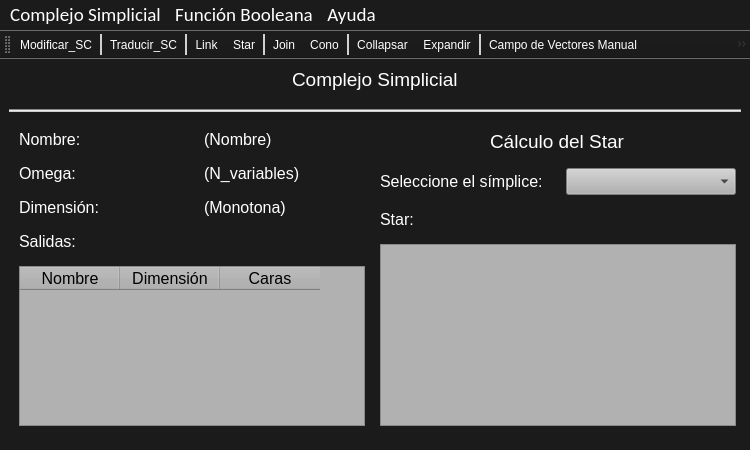
<?xml version="1.0" encoding="UTF-8"?>
<ui version="4.0">
 <class>TFG</class>
 <widget class="QMainWindow" name="TFG">
  <property name="geometry">
   <rect>
    <x>0</x>
    <y>0</y>
    <width>750</width>
    <height>450</height>
   </rect>
  </property>
  <property name="sizePolicy">
   <sizepolicy hsizetype="Preferred" vsizetype="Preferred">
    <horstretch>0</horstretch>
    <verstretch>0</verstretch>
   </sizepolicy>
  </property>
  <property name="font">
   <font>
    <family>Arial</family>
    <pointsize>20</pointsize>
   </font>
  </property>
  <property name="windowTitle">
   <string>TFG Pablo Ascorbe</string>
  </property>
  <property name="windowIcon">
   <iconset>
    <normaloff>../Recursos/icono.ico</normaloff>../Recursos/icono.ico</iconset>
  </property>
  <property name="styleSheet">
   <string notr="true">QWidget{
background-image: url(:/images/fondo.png);
background-color: rgb(27, 27, 27);
color: rgb(255, 255, 255);
}

QToolBar QToolButton{
color: rgb(255, 255, 255);
background-color:transparent;}

QToolBar QToolButton:hover{
	background-color: rgb(100, 100, 100);
}

QToolBar::separator{
	background-color: rgb(208, 208, 208);
	width: 2px;
}


QMenuBar::item:selected{
	background-color: rgb(100, 100, 100);
}

QMenu::item:selected{
	background-color: rgb(100, 100, 100);
}
</string>
  </property>
  <widget class="QWidget" name="centralwidget">
   <property name="enabled">
    <bool>true</bool>
   </property>
   <layout class="QGridLayout" name="gridLayout_2">
    <property name="sizeConstraint">
     <enum>QLayout::SetDefaultConstraint</enum>
    </property>
    <property name="horizontalSpacing">
     <number>11</number>
    </property>
    <property name="verticalSpacing">
     <number>18</number>
    </property>
    <item row="1" column="0">
     <widget class="Line" name="line">
      <property name="styleSheet">
       <string notr="true">background-color: rgb(204, 204, 204);</string>
      </property>
      <property name="orientation">
       <enum>Qt::Horizontal</enum>
      </property>
     </widget>
    </item>
    <item row="0" column="0" alignment="Qt::AlignHCenter">
     <widget class="QLabel" name="label_2">
      <property name="maximumSize">
       <size>
        <width>16777215</width>
        <height>30</height>
       </size>
      </property>
      <property name="font">
       <font>
        <pointsize>14</pointsize>
       </font>
      </property>
      <property name="text">
       <string>Complejo Simplicial</string>
      </property>
     </widget>
    </item>
    <item row="2" column="0">
     <layout class="QHBoxLayout" name="horizontalLayout" stretch="1,1">
      <item>
       <layout class="QGridLayout" name="gridLayout_fijo">
        <property name="leftMargin">
         <number>10</number>
        </property>
        <property name="rightMargin">
         <number>10</number>
        </property>
        <property name="bottomMargin">
         <number>15</number>
        </property>
        <property name="horizontalSpacing">
         <number>24</number>
        </property>
        <property name="verticalSpacing">
         <number>15</number>
        </property>
        <item row="0" column="1">
         <widget class="QLabel" name="label_nombre_sc">
          <property name="font">
           <font>
            <pointsize>12</pointsize>
           </font>
          </property>
          <property name="text">
           <string>(Nombre)</string>
          </property>
         </widget>
        </item>
        <item row="1" column="1">
         <widget class="QLabel" name="label_omega">
          <property name="font">
           <font>
            <pointsize>12</pointsize>
           </font>
          </property>
          <property name="text">
           <string>(N_variables)</string>
          </property>
         </widget>
        </item>
        <item row="3" column="0" colspan="2">
         <widget class="QLabel" name="label_3">
          <property name="font">
           <font>
            <pointsize>12</pointsize>
           </font>
          </property>
          <property name="text">
           <string>Salidas:</string>
          </property>
         </widget>
        </item>
        <item row="0" column="0">
         <widget class="QLabel" name="label">
          <property name="font">
           <font>
            <pointsize>12</pointsize>
           </font>
          </property>
          <property name="text">
           <string>Nombre:</string>
          </property>
         </widget>
        </item>
        <item row="1" column="0">
         <widget class="QLabel" name="label_4">
          <property name="font">
           <font>
            <pointsize>12</pointsize>
           </font>
          </property>
          <property name="text">
           <string>Omega:</string>
          </property>
         </widget>
        </item>
        <item row="2" column="1">
         <widget class="QLabel" name="label_dimension">
          <property name="font">
           <font>
            <pointsize>12</pointsize>
           </font>
          </property>
          <property name="text">
           <string>(Monotona)</string>
          </property>
         </widget>
        </item>
        <item row="2" column="0">
         <widget class="QLabel" name="label_5">
          <property name="font">
           <font>
            <pointsize>12</pointsize>
           </font>
          </property>
          <property name="text">
           <string>Dimensión:</string>
          </property>
         </widget>
        </item>
        <item row="4" column="0" colspan="2">
         <widget class="QTableWidget" name="tableWidget">
          <property name="styleSheet">
           <string notr="true">color: rgb(0, 0, 0);
background-color: rgb(177, 177, 177);</string>
          </property>
          <column>
           <property name="text">
            <string>Nombre</string>
           </property>
           <property name="font">
            <font>
             <pointsize>12</pointsize>
            </font>
           </property>
          </column>
          <column>
           <property name="text">
            <string>Dimensión</string>
           </property>
           <property name="font">
            <font>
             <pointsize>12</pointsize>
            </font>
           </property>
          </column>
          <column>
           <property name="text">
            <string>Caras</string>
           </property>
           <property name="font">
            <font>
             <pointsize>12</pointsize>
            </font>
           </property>
          </column>
         </widget>
        </item>
       </layout>
      </item>
      <item>
       <layout class="QGridLayout" name="gridLayout_dinamico">
        <property name="leftMargin">
         <number>5</number>
        </property>
        <property name="rightMargin">
         <number>5</number>
        </property>
        <property name="bottomMargin">
         <number>15</number>
        </property>
        <property name="spacing">
         <number>15</number>
        </property>
        <item row="1" column="0" rowspan="2">
         <widget class="QLabel" name="label_7">
          <property name="font">
           <font>
            <pointsize>12</pointsize>
           </font>
          </property>
          <property name="text">
           <string>Seleccione el símplice:</string>
          </property>
         </widget>
        </item>
        <item row="4" column="0" colspan="2">
         <widget class="QListWidget" name="list_sim_star">
          <property name="font">
           <font>
            <pointsize>12</pointsize>
           </font>
          </property>
          <property name="styleSheet">
           <string notr="true">color: rgb(0, 0, 0);
background-color: rgb(177, 177, 177);</string>
          </property>
          <property name="alternatingRowColors">
           <bool>true</bool>
          </property>
         </widget>
        </item>
        <item row="3" column="0" colspan="2">
         <widget class="QLabel" name="label_8">
          <property name="font">
           <font>
            <pointsize>12</pointsize>
           </font>
          </property>
          <property name="text">
           <string>Star:</string>
          </property>
         </widget>
        </item>
        <item row="0" column="0" colspan="2" alignment="Qt::AlignHCenter">
         <widget class="QLabel" name="label_6">
          <property name="font">
           <font>
            <pointsize>14</pointsize>
           </font>
          </property>
          <property name="text">
           <string>Cálculo del Star</string>
          </property>
         </widget>
        </item>
        <item row="1" column="1" rowspan="2">
         <widget class="QComboBox" name="comboBox_sim_star">
          <property name="font">
           <font>
            <pointsize>12</pointsize>
           </font>
          </property>
          <property name="styleSheet">
           <string notr="true">color: rgb(0, 0, 0);
background-color: rgb(177, 177, 177);</string>
          </property>
         </widget>
        </item>
       </layout>
      </item>
     </layout>
    </item>
   </layout>
  </widget>
  <widget class="QMenuBar" name="menubar">
   <property name="geometry">
    <rect>
     <x>0</x>
     <y>0</y>
     <width>750</width>
     <height>29</height>
    </rect>
   </property>
   <property name="font">
    <font>
     <family>Calibri</family>
     <pointsize>14</pointsize>
    </font>
   </property>
   <widget class="QMenu" name="menuComplejo_Simplicial">
    <property name="font">
     <font>
      <family>MS Shell Dlg 2</family>
      <pointsize>12</pointsize>
     </font>
    </property>
    <property name="title">
     <string>Complejo Simplicial</string>
    </property>
    <addaction name="actionNuevo_sc"/>
    <addaction name="actionCargar_sc"/>
    <addaction name="actionGuardar_sc"/>
    <addaction name="actionListar_sc"/>
   </widget>
   <widget class="QMenu" name="menuFunci_n_Booleana">
    <property name="font">
     <font>
      <family>MS Shell Dlg 2</family>
      <pointsize>12</pointsize>
     </font>
    </property>
    <property name="title">
     <string>Función Booleana</string>
    </property>
    <addaction name="actionNuevo_bf"/>
    <addaction name="actionCargar_bf"/>
    <addaction name="actionGuardar_bf"/>
    <addaction name="actionListar_bf"/>
   </widget>
   <widget class="QMenu" name="menuAyuda">
    <property name="font">
     <font>
      <family>MS Shell Dlg 2</family>
      <pointsize>12</pointsize>
     </font>
    </property>
    <property name="title">
     <string>Ayuda</string>
    </property>
    <addaction name="actionAyuda"/>
    <addaction name="separator"/>
    <addaction name="actionAcerca"/>
   </widget>
   <addaction name="menuComplejo_Simplicial"/>
   <addaction name="menuFunci_n_Booleana"/>
   <addaction name="menuAyuda"/>
  </widget>
  <widget class="QToolBar" name="toolBar">
   <property name="minimumSize">
    <size>
     <width>0</width>
     <height>0</height>
    </size>
   </property>
   <property name="windowTitle">
    <string>toolBar</string>
   </property>
   <property name="orientation">
    <enum>Qt::Horizontal</enum>
   </property>
   <property name="iconSize">
    <size>
     <width>32</width>
     <height>32</height>
    </size>
   </property>
   <property name="floatable">
    <bool>true</bool>
   </property>
   <attribute name="toolBarArea">
    <enum>TopToolBarArea</enum>
   </attribute>
   <attribute name="toolBarBreak">
    <bool>false</bool>
   </attribute>
   <addaction name="actionModificar_SC"/>
   <addaction name="separator"/>
   <addaction name="actionTraducir_SC"/>
   <addaction name="separator"/>
   <addaction name="actionLink"/>
   <addaction name="actionStar"/>
   <addaction name="separator"/>
   <addaction name="actionJoin"/>
   <addaction name="actionCono"/>
   <addaction name="separator"/>
   <addaction name="actionCollapsar"/>
   <addaction name="actionExpandir"/>
   <addaction name="separator"/>
   <addaction name="actionCampo_de_Vectores_Manual"/>
   <addaction name="actionCampo_de_Vectors_autom_tico"/>
  </widget>
  <action name="actionNuevo_sc">
   <property name="text">
    <string>Nuevo</string>
   </property>
   <property name="shortcut">
    <string>Ctrl+N</string>
   </property>
  </action>
  <action name="actionCargar_sc">
   <property name="text">
    <string>Cargar</string>
   </property>
  </action>
  <action name="actionGuardar_sc">
   <property name="text">
    <string>Guardar</string>
   </property>
  </action>
  <action name="actionListar_sc">
   <property name="text">
    <string>Listar</string>
   </property>
  </action>
  <action name="actionNuevo_bf">
   <property name="text">
    <string>Nuevo</string>
   </property>
  </action>
  <action name="actionCargar_bf">
   <property name="text">
    <string>Cargar</string>
   </property>
  </action>
  <action name="actionGuardar_bf">
   <property name="text">
    <string>Guardar</string>
   </property>
  </action>
  <action name="actionListar_bf">
   <property name="text">
    <string>Listar</string>
   </property>
  </action>
  <action name="actionAyuda">
   <property name="text">
    <string>Ayuda de TFG Pablo Ascorbe</string>
   </property>
  </action>
  <action name="actionAcerca">
   <property name="text">
    <string>Acerca de la aplicación</string>
   </property>
  </action>
  <action name="actionModificar_SC">
   <property name="icon">
    <iconset resource="../Recursos/resources.qrc">
     <normaloff>:/images/edit.ico</normaloff>:/images/edit.ico</iconset>
   </property>
   <property name="text">
    <string>Modificar_SC</string>
   </property>
   <property name="toolTip">
    <string>Modificar el Complejo Simplicial</string>
   </property>
   <property name="shortcut">
    <string>Ctrl+1</string>
   </property>
  </action>
  <action name="actionTraducir_SC">
   <property name="icon">
    <iconset resource="../Recursos/resources.qrc">
     <normaloff>:/images/translation_sc_to_bf.ico</normaloff>:/images/translation_sc_to_bf.ico</iconset>
   </property>
   <property name="text">
    <string>Traducir_SC</string>
   </property>
   <property name="toolTip">
    <string>Traducir el complejo simplicial a una función booleana</string>
   </property>
  </action>
  <action name="actionLink">
   <property name="icon">
    <iconset resource="../Recursos/resources.qrc">
     <normaloff>:/images/link.ico</normaloff>:/images/link.ico</iconset>
   </property>
   <property name="text">
    <string>Link</string>
   </property>
   <property name="toolTip">
    <string>Calcular Link para un símplice</string>
   </property>
  </action>
  <action name="actionStar">
   <property name="icon">
    <iconset resource="../Recursos/resources.qrc">
     <normaloff>:/images/star.ico</normaloff>:/images/star.ico</iconset>
   </property>
   <property name="text">
    <string>Star</string>
   </property>
   <property name="toolTip">
    <string>Calcular Star para un símplice</string>
   </property>
  </action>
  <action name="actionJoin">
   <property name="icon">
    <iconset resource="../Recursos/resources.qrc">
     <normaloff>:/images/join.ico</normaloff>:/images/join.ico</iconset>
   </property>
   <property name="text">
    <string>Join</string>
   </property>
   <property name="toolTip">
    <string>Calcular el Join del complejo simplicial con otro a seleccionar</string>
   </property>
  </action>
  <action name="actionCono">
   <property name="icon">
    <iconset resource="../Recursos/resources.qrc">
     <normaloff>:/images/cone.ico</normaloff>:/images/cone.ico</iconset>
   </property>
   <property name="text">
    <string>Cono</string>
   </property>
   <property name="toolTip">
    <string>Calcular el cono del Complejo Simplicial</string>
   </property>
  </action>
  <action name="actionCollapsar">
   <property name="icon">
    <iconset resource="../Recursos/resources.qrc">
     <normaloff>:/images/collapse.ico</normaloff>:/images/collapse.ico</iconset>
   </property>
   <property name="text">
    <string>Collapsar</string>
   </property>
   <property name="toolTip">
    <string>Collapsar el Complejo Simplicial</string>
   </property>
  </action>
  <action name="actionExpandir">
   <property name="icon">
    <iconset resource="../Recursos/resources.qrc">
     <normaloff>:/images/expand.ico</normaloff>:/images/expand.ico</iconset>
   </property>
   <property name="text">
    <string>Expandir</string>
   </property>
   <property name="toolTip">
    <string>Expandir el Complejo Simplicial</string>
   </property>
  </action>
  <action name="actionCampo_de_Vectores_Manual">
   <property name="icon">
    <iconset resource="../Recursos/resources.qrc">
     <normaloff>:/images/manual_vf.ico</normaloff>:/images/manual_vf.ico</iconset>
   </property>
   <property name="text">
    <string>Campo de Vectores Manual</string>
   </property>
   <property name="toolTip">
    <string>Calcular un campo de vectores manualmente</string>
   </property>
  </action>
  <action name="actionCampo_de_Vectors_autom_tico">
   <property name="icon">
    <iconset resource="../Recursos/resources.qrc">
     <normaloff>:/images/auto_vf.ico</normaloff>:/images/auto_vf.ico</iconset>
   </property>
   <property name="text">
    <string>Campo de Vectors automático</string>
   </property>
   <property name="toolTip">
    <string>Calcular un campo de vectores automáticamente</string>
   </property>
  </action>
 </widget>
 <resources>
  <include location="../Recursos/resources.qrc"/>
 </resources>
 <connections/>
</ui>
